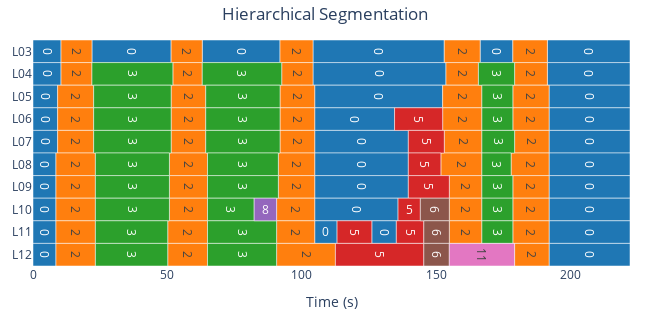

Notebook cell for this chart:
### Code cell
from bnl import MultiSegment as MS
MS(aligned_est[2:]).plot()

### Figure 1 — Plotly figure (JSON) as saved in the notebook; plotly's stock layout.template omitted (floating-point values rounded to 4 significant figures)
{"data": [{"base": [0, 21.93, 62.95, 104.1, 166.3, 191.3, 0, 104.1, 191.3, 0, 104.8, 191.9, 0, 104.8, 191.9, 0, 104.8, 191.9, 0, 104.8, 191.9, 0, 104.8, 191.9, 0, 104.8, 191.9, 0, 104.8, 126.0, 191.9, 0, 191.9], "customdata": ["<b>0</b><br>Layer: L03<br>Start: 0.000s<br>End: 10.430s<br>Duration: 10.430s", "<b>0</b><br>Layer: L03<br>Start: 21.930s<br>End: 51.380s<br>Duration: 29.450s", "<b>0</b><br>Layer: L03<br>Start: 62.950s<br>End: 91.880s<br>Duration: 28.930s", "<b>0</b><br>Layer: L03<br>Start: 104.140s<br>End: 152.970s<br>Duration: 48.830s", "<b>0</b><br>Layer: L03<br>Start: 166.310s<br>End: 178.470s<br>Duration: 12.160s", "<b>0</b><br>Layer: L03<br>Start: 191.310s<br>End: 222.045s<br>Duration: 30.735s", "<b>0</b><br>Layer: L04<br>Start: 0.000s<br>End: 10.430s<br>Duration: 10.430s", "<b>0</b><br>Layer: L04<br>Start: 104.140s<br>End: 153.600s<br>Duration: 49.460s", "<b>0</b><br>Layer: L04<br>Start: 191.310s<br>End: 222.045s<br>Duration: 30.735s", "<b>0</b><br>Layer: L05<br>Start: 0.000s<br>End: 9.160s<br>Duration: 9.160s", "<b>0</b><br>Layer: L05<br>Start: 104.770s<br>End: 152.360s<br>Duration: 47.590s", "<b>0</b><br>Layer: L05<br>Start: 191.950s<br>End: 222.045s<br>Duration: 30.095s", "<b>0</b><br>Layer: L06<br>Start: 0.000s<br>End: 9.160s<br>Duration: 9.160s", "<b>0</b><br>Layer: L06<br>Start: 104.770s<br>End: 134.480s<br>Duration: 29.710s", "<b>0</b><br>Layer: L06<br>Start: 191.950s<br>End: 222.045s<br>Duration: 30.095s", "<b>0</b><br>Layer: L07<br>Start: 0.000s<br>End: 9.160s<br>Duration: 9.160s", "<b>0</b><br>Layer: L07<br>Start: 104.770s<br>End: 139.600s<br>Duration: 34.830s", "<b>0</b><br>Layer: L07<br>Start: 191.950s<br>End: 222.045s<br>Duration: 30.095s", "<b>0</b><br>Layer: L08<br>Start: 0.000s<br>End: 8.540s<br>Duration: 8.540s", "<b>0</b><br>Layer: L08<br>Start: 104.770s<br>End: 139.600s<br>Duration: 34.830s", "<b>0</b><br>Layer: L08<br>Start: 191.950s<br>End: 222.045s<br>Duration: 30.095s", "<b>0</b><br>Layer: L09<br>Start: 0.000s<br>End: 8.540s<br>Duration: 8.540s", "<b>0</b><br>Layer: L09<br>Start: 104.770s<br>End: 139.600s<br>Duration: 34.830s", "<b>0</b><br>Layer: L09<br>Start: 191.950s<br>End: 222.045s<br>Duration: 30.095s", "<b>0</b><br>Layer: L10<br>Start: 0.000s<br>End: 8.540s<br>Duration: 8.540s", "<b>0</b><br>Layer: L10<br>Start: 104.770s<br>End: 135.780s<br>Duration: 31.010s", "<b>0</b><br>Layer: L10<br>Start: 191.950s<br>End: 222.045s<br>Duration: 30.095s", "<b>0</b><br>Layer: L11<br>Start: 0.000s<br>End: 8.540s<br>Duration: 8.540s", "<b>0</b><br>Layer: L11<br>Start: 104.770s<br>End: 113.100s<br>Duration: 8.330s", "<b>0</b><br>Layer: L11<br>Start: 126.020s<br>End: 135.140s<br>Duration: 9.120s", "<b>0</b><br>Layer: L11<br>Start: 191.950s<br>End: 222.045s<br>Duration: 30.095s", "<b>0</b><br>Layer: L12<br>Start: 0.000s<br>End: 8.540s<br>Duration: 8.540s", "<b>0</b><br>Layer: L12<br>Start: 191.950s<br>End: 222.045s<br>Duration: 30.095s"], "hovertemplate": "%{customdata}<extra></extra>", "insidetextanchor": "middle", "marker": {"color": "#1F77B4", "line": {"color": "white", "width": 0.5}, "pattern": {"fgcolor": "white", "fgopacity": 0.5, "shape": "", "solidity": 0.25}}, "name": "0", "orientation": "h", "showlegend": true, "text": ["0", "0", "0", "0", "0", "0", "0", "0", "0", "0", "0", "0", "0", "0", "0", "0", "0", "0", "0", "0", "0", "0", "0", "0", "0", "0", "0", "0", "0", "0", "0", "0", "0"], "textposition": "inside", "type": "bar", "width": 1, "x": [10.43, 29.45, 28.93, 48.83, 12.16, 30.73, 10.43, 49.46, 30.73, 9.16, 47.59, 30.09, 9.16, 29.71, 30.09, 9.16, 34.83, 30.09, 8.54, 34.83, 30.09, 8.54, 34.83, 30.09, 8.54, 31.01, 30.09, 8.54, 8.33, 9.12, 30.09, 8.54, 30.09], "y": ["L03", "L03", "L03", "L03", "L03", "L03", "L04", "L04", "L04", "L05", "L05", "L05", "L06", "L06", "L06", "L07", "L07", "L07", "L08", "L08", "L08", "L09", "L09", "L09", "L10", "L10", "L10", "L11", "L11", "L11", "L11", "L12", "L12"]}, {"base": [10.43, 51.38, 91.88, 153.0, 178.5, 10.43, 52.02, 92.5, 153.6, 179.1, 9.16, 51.38, 91.88, 152.4, 178.5, 9.16, 51.38, 91.88, 152.4, 178.5, 9.16, 51.38, 91.88, 153.0, 179.1, 8.54, 50.74, 91.25, 151.7, 177.8, 8.54, 50.74, 91.25, 154.8, 178.5, 8.54, 50.74, 90.6, 154.8, 178.5, 8.54, 50.11, 90.6, 154.8, 178.5, 8.54, 50.11, 90.6, 179.1], "customdata": ["<b>2</b><br>Layer: L03<br>Start: 10.430s<br>End: 21.930s<br>Duration: 11.500s", "<b>2</b><br>Layer: L03<br>Start: 51.380s<br>End: 62.950s<br>Duration: 11.570s", "<b>2</b><br>Layer: L03<br>Start: 91.880s<br>End: 104.140s<br>Duration: 12.260s", "<b>2</b><br>Layer: L03<br>Start: 152.970s<br>End: 166.310s<br>Duration: 13.340s", "<b>2</b><br>Layer: L03<br>Start: 178.470s<br>End: 191.310s<br>Duration: 12.840s", "<b>2</b><br>Layer: L04<br>Start: 10.430s<br>End: 21.930s<br>Duration: 11.500s", "<b>2</b><br>Layer: L04<br>Start: 52.020s<br>End: 62.950s<br>Duration: 10.930s", "<b>2</b><br>Layer: L04<br>Start: 92.500s<br>End: 104.140s<br>Duration: 11.640s", "<b>2</b><br>Layer: L04<br>Start: 153.600s<br>End: 165.670s<br>Duration: 12.070s", "<b>2</b><br>Layer: L04<br>Start: 179.120s<br>End: 191.310s<br>Duration: 12.190s", "<b>2</b><br>Layer: L05<br>Start: 9.160s<br>End: 22.560s<br>Duration: 13.400s", "<b>2</b><br>Layer: L05<br>Start: 51.380s<br>End: 64.240s<br>Duration: 12.860s", "<b>2</b><br>Layer: L05<br>Start: 91.880s<br>End: 104.770s<br>Duration: 12.890s", "<b>2</b><br>Layer: L05<br>Start: 152.360s<br>End: 166.960s<br>Duration: 14.600s", "<b>2</b><br>Layer: L05<br>Start: 178.470s<br>End: 191.950s<br>Duration: 13.480s", "<b>2</b><br>Layer: L06<br>Start: 9.160s<br>End: 22.560s<br>Duration: 13.400s", "<b>2</b><br>Layer: L06<br>Start: 51.380s<br>End: 64.240s<br>Duration: 12.860s", "<b>2</b><br>Layer: L06<br>Start: 91.880s<br>End: 104.770s<br>Duration: 12.890s", "<b>2</b><br>Layer: L06<br>Start: 152.360s<br>End: 166.960s<br>Duration: 14.600s", "<b>2</b><br>Layer: L06<br>Start: 178.470s<br>End: 191.950s<br>Duration: 13.480s", "<b>2</b><br>Layer: L07<br>Start: 9.160s<br>End: 22.560s<br>Duration: 13.400s", "<b>2</b><br>Layer: L07<br>Start: 51.380s<br>End: 64.240s<br>Duration: 12.860s", "<b>2</b><br>Layer: L07<br>Start: 91.880s<br>End: 104.770s<br>Duration: 12.890s", "<b>2</b><br>Layer: L07<br>Start: 152.970s<br>End: 166.960s<br>Duration: 13.990s", "<b>2</b><br>Layer: L07<br>Start: 179.120s<br>End: 191.950s<br>Duration: 12.830s", "<b>2</b><br>Layer: L08<br>Start: 8.540s<br>End: 23.210s<br>Duration: 14.670s", "<b>2</b><br>Layer: L08<br>Start: 50.740s<br>End: 64.900s<br>Duration: 14.160s", "<b>2</b><br>Layer: L08<br>Start: 91.250s<br>End: 104.770s<br>Duration: 13.520s", "<b>2</b><br>Layer: L08<br>Start: 151.710s<br>End: 166.960s<br>Duration: 15.250s", "<b>2</b><br>Layer: L08<br>Start: 177.830s<br>End: 191.950s<br>Duration: 14.120s", "<b>2</b><br>Layer: L09<br>Start: 8.540s<br>End: 23.210s<br>Duration: 14.670s", "<b>2</b><br>Layer: L09<br>Start: 50.740s<br>End: 64.900s<br>Duration: 14.160s", "<b>2</b><br>Layer: L09<br>Start: 91.250s<br>End: 104.770s<br>Duration: 13.520s", "<b>2</b><br>Layer: L09<br>Start: 154.840s<br>End: 166.960s<br>Duration: 12.120s", "<b>2</b><br>Layer: L09<br>Start: 178.470s<br>End: 191.950s<br>Duration: 13.480s", "<b>2</b><br>Layer: L10<br>Start: 8.540s<br>End: 23.210s<br>Duration: 14.670s", "<b>2</b><br>Layer: L10<br>Start: 50.740s<br>End: 64.900s<br>Duration: 14.160s", "<b>2</b><br>Layer: L10<br>Start: 90.600s<br>End: 104.770s<br>Duration: 14.170s", "<b>2</b><br>Layer: L10<br>Start: 154.840s<br>End: 166.960s<br>Duration: 12.120s", "<b>2</b><br>Layer: L10<br>Start: 178.470s<br>End: 191.950s<br>Duration: 13.480s", "<b>2</b><br>Layer: L11<br>Start: 8.540s<br>End: 23.210s<br>Duration: 14.670s", "<b>2</b><br>Layer: L11<br>Start: 50.110s<br>End: 64.900s<br>Duration: 14.790s", "<b>2</b><br>Layer: L11<br>Start: 90.600s<br>End: 104.770s<br>Duration: 14.170s", "<b>2</b><br>Layer: L11<br>Start: 154.840s<br>End: 166.960s<br>Duration: 12.120s", "<b>2</b><br>Layer: L11<br>Start: 178.470s<br>End: 191.950s<br>Duration: 13.480s", "<b>2</b><br>Layer: L12<br>Start: 8.540s<br>End: 23.210s<br>Duration: 14.670s", "<b>2</b><br>Layer: L12<br>Start: 50.110s<br>End: 64.900s<br>Duration: 14.790s", "<b>2</b><br>Layer: L12<br>Start: 90.600s<br>End: 112.480s<br>Duration: 21.880s", "<b>2</b><br>Layer: L12<br>Start: 179.120s<br>End: 191.950s<br>Duration: 12.830s"], "hovertemplate": "%{customdata}<extra></extra>", "insidetextanchor": "middle", "marker": {"color": "#FF7F0E", "line": {"color": "white", "width": 0.5}, "pattern": {"fgcolor": "white", "fgopacity": 0.5, "shape": "", "solidity": 0.25}}, "name": "2", "orientation": "h", "showlegend": true, "text": ["2", "2", "2", "2", "2", "2", "2", "2", "2", "2", "2", "2", "2", "2", "2", "2", "2", "2", "2", "2", "2", "2", "2", "2", "2", "2", "2", "2", "2", "2", "2", "2", "2", "2", "2", "2", "2", "2", "2", "2", "2", "2", "2", "2", "2", "2", "2", "2", "2"], "textposition": "inside", "type": "bar", "width": 1, "x": [11.5, 11.57, 12.26, 13.34, 12.84, 11.5, 10.93, 11.64, 12.07, 12.19, 13.4, 12.86, 12.89, 14.6, 13.48, 13.4, 12.86, 12.89, 14.6, 13.48, 13.4, 12.86, 12.89, 13.99, 12.83, 14.67, 14.16, 13.52, 15.25, 14.12, 14.67, 14.16, 13.52, 12.12, 13.48, 14.67, 14.16, 14.17, 12.12, 13.48, 14.67, 14.79, 14.17, 12.12, 13.48, 14.67, 14.79, 21.88, 12.83], "y": ["L03", "L03", "L03", "L03", "L03", "L04", "L04", "L04", "L04", "L04", "L05", "L05", "L05", "L05", "L05", "L06", "L06", "L06", "L06", "L06", "L07", "L07", "L07", "L07", "L07", "L08", "L08", "L08", "L08", "L08", "L09", "L09", "L09", "L09", "L09", "L10", "L10", "L10", "L10", "L10", "L11", "L11", "L11", "L11", "L11", "L12", "L12", "L12", "L12"]}, {"base": [21.93, 62.95, 165.7, 22.56, 64.24, 167.0, 22.56, 64.24, 167.0, 22.56, 64.24, 167.0, 23.21, 64.9, 167.0, 23.21, 64.9, 167.0, 23.21, 64.9, 167.0, 23.21, 64.9, 167.0, 23.21, 64.9], "customdata": ["<b>3</b><br>Layer: L04<br>Start: 21.930s<br>End: 52.020s<br>Duration: 30.090s", "<b>3</b><br>Layer: L04<br>Start: 62.950s<br>End: 92.500s<br>Duration: 29.550s", "<b>3</b><br>Layer: L04<br>Start: 165.670s<br>End: 179.120s<br>Duration: 13.450s", "<b>3</b><br>Layer: L05<br>Start: 22.560s<br>End: 51.380s<br>Duration: 28.820s", "<b>3</b><br>Layer: L05<br>Start: 64.240s<br>End: 91.880s<br>Duration: 27.640s", "<b>3</b><br>Layer: L05<br>Start: 166.960s<br>End: 178.470s<br>Duration: 11.510s", "<b>3</b><br>Layer: L06<br>Start: 22.560s<br>End: 51.380s<br>Duration: 28.820s", "<b>3</b><br>Layer: L06<br>Start: 64.240s<br>End: 91.880s<br>Duration: 27.640s", "<b>3</b><br>Layer: L06<br>Start: 166.960s<br>End: 178.470s<br>Duration: 11.510s", "<b>3</b><br>Layer: L07<br>Start: 22.560s<br>End: 51.380s<br>Duration: 28.820s", "<b>3</b><br>Layer: L07<br>Start: 64.240s<br>End: 91.880s<br>Duration: 27.640s", "<b>3</b><br>Layer: L07<br>Start: 166.960s<br>End: 179.120s<br>Duration: 12.160s", "<b>3</b><br>Layer: L08<br>Start: 23.210s<br>End: 50.740s<br>Duration: 27.530s", "<b>3</b><br>Layer: L08<br>Start: 64.900s<br>End: 91.250s<br>Duration: 26.350s", "<b>3</b><br>Layer: L08<br>Start: 166.960s<br>End: 177.830s<br>Duration: 10.870s", "<b>3</b><br>Layer: L09<br>Start: 23.210s<br>End: 50.740s<br>Duration: 27.530s", "<b>3</b><br>Layer: L09<br>Start: 64.900s<br>End: 91.250s<br>Duration: 26.350s", "<b>3</b><br>Layer: L09<br>Start: 166.960s<br>End: 178.470s<br>Duration: 11.510s", "<b>3</b><br>Layer: L10<br>Start: 23.210s<br>End: 50.740s<br>Duration: 27.530s", "<b>3</b><br>Layer: L10<br>Start: 64.900s<br>End: 82.260s<br>Duration: 17.360s", "<b>3</b><br>Layer: L10<br>Start: 166.960s<br>End: 178.470s<br>Duration: 11.510s", "<b>3</b><br>Layer: L11<br>Start: 23.210s<br>End: 50.110s<br>Duration: 26.900s", "<b>3</b><br>Layer: L11<br>Start: 64.900s<br>End: 90.600s<br>Duration: 25.700s", "<b>3</b><br>Layer: L11<br>Start: 166.960s<br>End: 178.470s<br>Duration: 11.510s", "<b>3</b><br>Layer: L12<br>Start: 23.210s<br>End: 50.110s<br>Duration: 26.900s", "<b>3</b><br>Layer: L12<br>Start: 64.900s<br>End: 90.600s<br>Duration: 25.700s"], "hovertemplate": "%{customdata}<extra></extra>", "insidetextanchor": "middle", "marker": {"color": "#2CA02C", "line": {"color": "white", "width": 0.5}, "pattern": {"fgcolor": "white", "fgopacity": 0.5, "shape": "", "solidity": 0.25}}, "name": "3", "orientation": "h", "showlegend": true, "text": ["3", "3", "3", "3", "3", "3", "3", "3", "3", "3", "3", "3", "3", "3", "3", "3", "3", "3", "3", "3", "3", "3", "3", "3", "3", "3"], "textposition": "inside", "type": "bar", "width": 1, "x": [30.09, 29.55, 13.45, 28.82, 27.64, 11.51, 28.82, 27.64, 11.51, 28.82, 27.64, 12.16, 27.53, 26.35, 10.87, 27.53, 26.35, 11.51, 27.53, 17.36, 11.51, 26.9, 25.7, 11.51, 26.9, 25.7], "y": ["L04", "L04", "L04", "L05", "L05", "L05", "L06", "L06", "L06", "L07", "L07", "L07", "L08", "L08", "L08", "L09", "L09", "L09", "L10", "L10", "L10", "L11", "L11", "L11", "L12", "L12"]}, {"base": [134.5, 139.6, 139.6, 139.6, 135.8, 113.1, 135.1, 112.5], "customdata": ["<b>5</b><br>Layer: L06<br>Start: 134.480s<br>End: 152.360s<br>Duration: 17.880s", "<b>5</b><br>Layer: L07<br>Start: 139.600s<br>End: 152.970s<br>Duration: 13.370s", "<b>5</b><br>Layer: L08<br>Start: 139.600s<br>End: 151.710s<br>Duration: 12.110s", "<b>5</b><br>Layer: L09<br>Start: 139.600s<br>End: 154.840s<br>Duration: 15.240s", "<b>5</b><br>Layer: L10<br>Start: 135.780s<br>End: 144.070s<br>Duration: 8.290s", "<b>5</b><br>Layer: L11<br>Start: 113.100s<br>End: 126.020s<br>Duration: 12.920s", "<b>5</b><br>Layer: L11<br>Start: 135.140s<br>End: 145.360s<br>Duration: 10.220s", "<b>5</b><br>Layer: L12<br>Start: 112.480s<br>End: 145.360s<br>Duration: 32.880s"], "hovertemplate": "%{customdata}<extra></extra>", "insidetextanchor": "middle", "marker": {"color": "#D62728", "line": {"color": "white", "width": 0.5}, "pattern": {"fgcolor": "white", "fgopacity": 0.5, "shape": "", "solidity": 0.25}}, "name": "5", "orientation": "h", "showlegend": true, "text": ["5", "5", "5", "5", "5", "5", "5", "5"], "textposition": "inside", "type": "bar", "width": 1, "x": [17.88, 13.37, 12.11, 15.24, 8.29, 12.92, 10.22, 32.88], "y": ["L06", "L07", "L08", "L09", "L10", "L11", "L11", "L12"]}, {"base": [82.26], "customdata": ["<b>8</b><br>Layer: L10<br>Start: 82.260s<br>End: 90.600s<br>Duration: 8.340s"], "hovertemplate": "%{customdata}<extra></extra>", "insidetextanchor": "middle", "marker": {"color": "#9467BD", "line": {"color": "white", "width": 0.5}, "pattern": {"fgcolor": "white", "fgopacity": 0.5, "shape": "", "solidity": 0.25}}, "name": "8", "orientation": "h", "showlegend": true, "text": ["8"], "textposition": "inside", "type": "bar", "width": 1, "x": [8.34], "y": ["L10"]}, {"base": [144.1, 145.4, 145.4], "customdata": ["<b>6</b><br>Layer: L10<br>Start: 144.070s<br>End: 154.840s<br>Duration: 10.770s", "<b>6</b><br>Layer: L11<br>Start: 145.360s<br>End: 154.840s<br>Duration: 9.480s", "<b>6</b><br>Layer: L12<br>Start: 145.360s<br>End: 154.840s<br>Duration: 9.480s"], "hovertemplate": "%{customdata}<extra></extra>", "insidetextanchor": "middle", "marker": {"color": "#8C564B", "line": {"color": "white", "width": 0.5}, "pattern": {"fgcolor": "white", "fgopacity": 0.5, "shape": "", "solidity": 0.25}}, "name": "6", "orientation": "h", "showlegend": true, "text": ["6", "6", "6"], "textposition": "inside", "type": "bar", "width": 1, "x": [10.77, 9.48, 9.48], "y": ["L10", "L11", "L12"]}, {"base": [154.8], "customdata": ["<b>11</b><br>Layer: L12<br>Start: 154.840s<br>End: 179.120s<br>Duration: 24.280s"], "hovertemplate": "%{customdata}<extra></extra>", "insidetextanchor": "middle", "marker": {"color": "#E377C2", "line": {"color": "white", "width": 0.5}, "pattern": {"fgcolor": "white", "fgopacity": 0.5, "shape": "", "solidity": 0.25}}, "name": "11", "orientation": "h", "showlegend": true, "text": ["11"], "textposition": "inside", "type": "bar", "width": 1, "x": [24.28], "y": ["L12"]}], "layout": {"barmode": "overlay", "height": 320, "margin": {"b": 20, "l": 20, "r": 20, "t": 40}, "showlegend": false, "title": {"text": "Hierarchical Segmentation", "x": 0.5}, "width": 650, "xaxis": {"range": [0, 222.0], "title": {"text": "Time (s)"}}, "yaxis": {"categoryarray": ["L12", "L11", "L10", "L09", "L08", "L07", "L06", "L05", "L04", "L03"], "categoryorder": "array", "title": {}}}}
